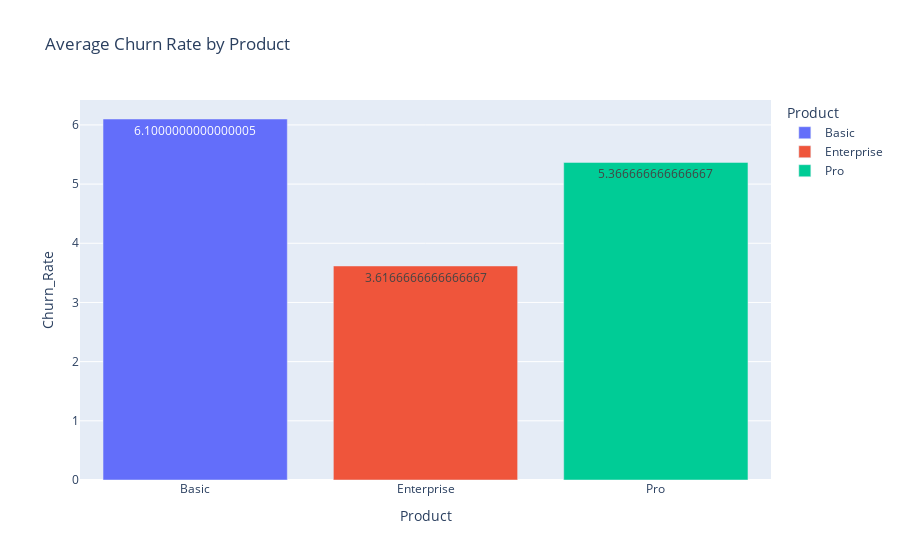

Source (notebook cell):
### Code cell
avg_churn = (
    df.groupby("Product", as_index=False)["Churn_Rate"]
    .mean()
)

fig4 = px.bar(
    avg_churn,
    x="Product",
    y="Churn_Rate",
    color="Product",
    title="Average Churn Rate by Product",
    text="Churn_Rate"
)

fig4.show()

### Figure 1 — Plotly figure (JSON) as saved in the notebook; plotly's stock layout.template omitted (floating-point values rounded to 4 significant figures)
{"data": [{"hovertemplate": "Product=%{x}<br>Churn_Rate=%{text}<extra></extra>", "legendgroup": "Basic", "marker": {"color": "#636efa", "pattern": {"shape": ""}}, "name": "Basic", "orientation": "v", "showlegend": true, "text": [6.1], "textposition": "auto", "type": "bar", "x": ["Basic"], "xaxis": "x", "y": [6.1], "yaxis": "y"}, {"hovertemplate": "Product=%{x}<br>Churn_Rate=%{text}<extra></extra>", "legendgroup": "Enterprise", "marker": {"color": "#EF553B", "pattern": {"shape": ""}}, "name": "Enterprise", "orientation": "v", "showlegend": true, "text": [3.617], "textposition": "auto", "type": "bar", "x": ["Enterprise"], "xaxis": "x", "y": [3.617], "yaxis": "y"}, {"hovertemplate": "Product=%{x}<br>Churn_Rate=%{text}<extra></extra>", "legendgroup": "Pro", "marker": {"color": "#00cc96", "pattern": {"shape": ""}}, "name": "Pro", "orientation": "v", "showlegend": true, "text": [5.367], "textposition": "auto", "type": "bar", "x": ["Pro"], "xaxis": "x", "y": [5.367], "yaxis": "y"}], "layout": {"barmode": "relative", "legend": {"title": {"text": "Product"}, "tracegroupgap": 0}, "title": {"text": "Average Churn Rate by Product"}, "xaxis": {"anchor": "y", "categoryarray": ["Basic", "Enterprise", "Pro"], "categoryorder": "array", "domain": [0, 1], "title": {"text": "Product"}}, "yaxis": {"anchor": "x", "domain": [0, 1], "title": {"text": "Churn_Rate"}}}}
